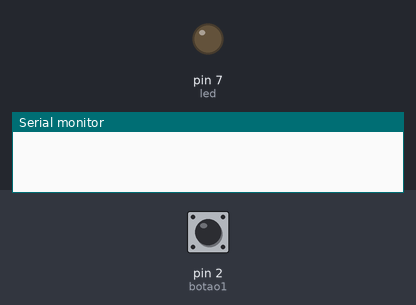
The sketch below on a simulated Arduino Uno, built with avr-gcc and run on an emulated ATmega328P. On the bench: output pins drawn as LEDs (lit = HIGH), the last lines printed to the serial monitor. The inputs (shaded band) are chosen by the test bench; at power-on: pin 2 (botao1) LOW.

Above: at 1.2 s.
1.3 s: pin 2 (botao1) pulled HIGH for 3.2 s
At 1.6 s:
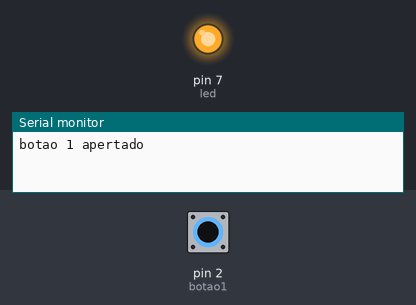
7.5 s: pin 2 (botao1) pulled HIGH for 0.15 s
At 8.8 s:
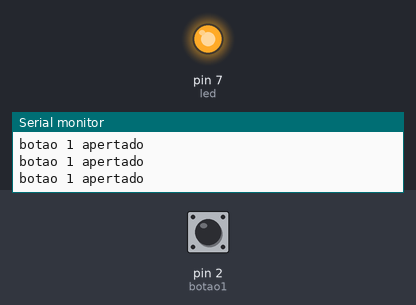
10.6 s: pin 2 (botao1) pulled HIGH for 1 s
At 14.6 s:
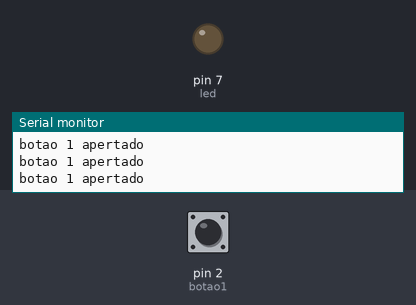
Timing chart, 0 to 16.1 s (numbered marks = the images above; inputs shaded):
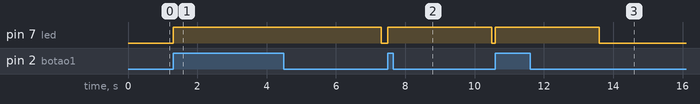

Measured:
- after the input at 1.3 s, pin 7 (led): LOW → HIGH at once, → LOW 6.0 s later
- after the input at 7.5 s, pin 7 (led): LOW → HIGH at once, → LOW 3.0 s later
- after the input at 10.6 s, pin 7 (led): LOW → HIGH at once, → LOW 3.0 s later

The sketch:

codigo.ino
```cpp
// C++ code
//
const int botao1 = 2;
const int led = 7;

int var1;

 void setup()
 {
    pinMode(botao1, INPUT);
    pinMode(led, OUTPUT);
   	Serial.begin(9600);
 }

 void loop()
 {
    var1 = digitalRead(botao1);

   if(var1){
     Serial.println("botao 1 apertado");
     digitalWrite(led, HIGH);
     delay(3000);
     digitalWrite(led, LOW);
   }
 }
```
